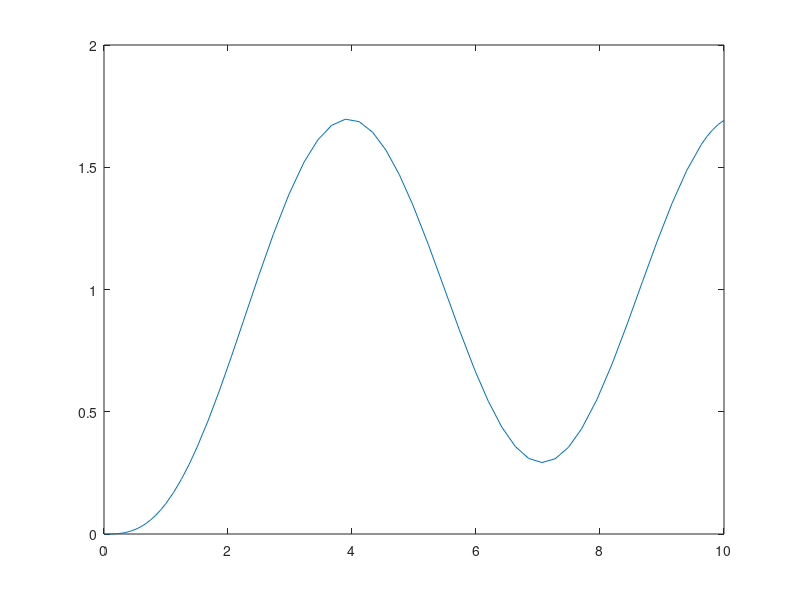

MATLAB code to generate this figure:
clear; clc; close all;

% Description: Solves an IVP using ode45

fun = @(t,x) [ x(2);
               sin(t) - x(2)];

x0 = [0 0];
tspan = [0 10];

[t,x] = ode45(fun,tspan,x0);
clear; clc; close all;

% Description: Solves an IVP using ode45

fun = @(t,x) [ x(2);
               sin(t) - x(2)];

x0 = [0 0];
tspan = [0 10];

[t,x] = ode45(fun,tspan,x0);

plot(t,x(:,1))


plot(t,x(:,1))
